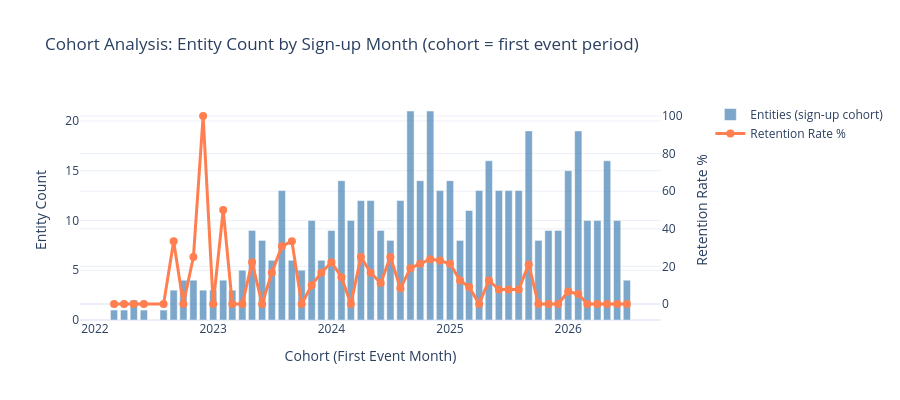

The cell this chart's notebook holds for it:
### Markdown cell above
[//]: # (cr:doc name='1c_7_cohort_analysis' id=af64a381)
## 1c.7 Cohort Analysis

**📖 Understanding Cohorts:**
- Group entities by when they first appeared (signup cohort)
- Compare behavior across cohorts
- Identify if acquisition quality changed over time

**Cohorts vs Segments:** Cohorts are time-bound groups (when entities joined), while segments are attribute-based groups (what entities are). Cohorts are fixed at signup; segments can change over time.

**Other time-based cohort ideas:**
- First purchase date (not just signup)
- First feature usage (e.g., "first mobile app use")
- Campaign/promotion exposure date
- Onboarding completion date
- Product version or pricing plan at signup time

These can be derived as custom features if your data contains the relevant timestamps.

### Code cell
# @cr:code name='analyze_cohorts' id=8157f044
# Cohort Analysis - computation and visualization
from customer_retention.stages.profiling import analyze_cohort_distribution, generate_cohort_recommendations

COHORT_RECOMMENDATIONS = []
cohort_dist = None

if ENTITY_COLUMN and not LIGHT_RUN:
    first_events = df.groupby(ENTITY_COLUMN)[TIME_COLUMN].min().reset_index()
    first_events.columns = [ENTITY_COLUMN, "first_event"]
    cohort_dist = analyze_cohort_distribution(first_events, "first_event")

    cohort_result = analyzer.analyze_cohorts(
        df, entity_column=ENTITY_COLUMN, cohort_column=TIME_COLUMN,
        target_column=TARGET_COLUMN, period="M"
    )

    print("👥 COHORT ANALYSIS")
    print("="*50)
    print(f"\nEntity Onboarding: {cohort_dist.dominant_pct:.0f}% in {cohort_dist.dominant_year}, {cohort_dist.num_years} years total")

    if len(cohort_result) > 0:
        cohort_sorted = cohort_result.sort_values("cohort")
        has_retention = "retention_rate" in cohort_sorted.columns

        fig = make_subplots(specs=[[{"secondary_y": True}]]) if has_retention else go.Figure()

        fig.add_trace(go.Bar(
            x=cohort_sorted["cohort"].astype(str), y=cohort_sorted["entity_count"],
            name="Entities (sign-up cohort)", marker_color="steelblue", opacity=0.7
        ), secondary_y=False) if has_retention else fig.add_trace(go.Bar(
            x=cohort_sorted["cohort"].astype(str), y=cohort_sorted["entity_count"],
            name="Entities (sign-up cohort)", marker_color="steelblue", opacity=0.7
        ))

        if has_retention:
            fig.add_trace(go.Scatter(
                x=cohort_sorted["cohort"].astype(str), y=cohort_sorted["retention_rate"] * 100,
                mode="lines+markers", name="Retention Rate %",
                line=dict(color="coral", width=3), marker=dict(size=8)
            ), secondary_y=True)
            fig.update_yaxes(title_text="Retention Rate %", secondary_y=True)

        fig.update_layout(
            title="Cohort Analysis: Entity Count by Sign-up Month (cohort = first event period)",
            xaxis_title="Cohort (First Event Month)", template="plotly_white", height=400
        )
        fig.update_yaxes(title_text="Entity Count", secondary_y=False) if has_retention else fig.update_yaxes(title_text="Entity Count")
        display_figure(fig)
elif LIGHT_RUN:
    print("Cohort analysis skipped (LIGHT_RUN)")

### Figure 1 — Plotly figure (JSON) as saved in the notebook; plotly's stock layout.template omitted (floating-point values rounded to 4 significant figures)
{"data": [{"marker": {"color": "steelblue"}, "name": "Entities (sign-up cohort)", "opacity": 0.7, "type": "bar", "x": ["2022-03", "2022-04", "2022-05", "2022-06", "2022-08", "2022-09", "2022-10", "2022-11", "2022-12", "2023-01", "2023-02", "2023-03", "2023-04", "2023-05", "2023-06", "2023-07", "2023-08", "2023-09", "2023-10", "2023-11", "2023-12", "2024-01", "2024-02", "2024-03", "2024-04", "2024-05", "2024-06", "2024-07", "2024-08", "2024-09", "2024-10", "2024-11", "2024-12", "2025-01", "2025-02", "2025-03", "2025-04", "2025-05", "2025-06", "2025-07", "2025-08", "2025-09", "2025-10", "2025-11", "2025-12", "2026-01", "2026-02", "2026-03", "2026-04", "2026-05", "2026-06", "2026-07"], "xaxis": "x", "y": [1, 1, 2, 1, 1, 3, 4, 4, 3, 3, 4, 3, 5, 9, 8, 6, 13, 6, 5, 10, 6, 9, 14, 10, 12, 12, 9, 8, 12, 21, 14, 21, 13, 14, 8, 11, 13, 16, 13, 13, 13, 19, 8, 9, 9, 15, 19, 10, 10, 16, 10, 4], "yaxis": "y"}, {"line": {"color": "coral", "width": 3}, "marker": {"size": 8}, "mode": "lines+markers", "name": "Retention Rate %", "type": "scatter", "x": ["2022-03", "2022-04", "2022-05", "2022-06", "2022-08", "2022-09", "2022-10", "2022-11", "2022-12", "2023-01", "2023-02", "2023-03", "2023-04", "2023-05", "2023-06", "2023-07", "2023-08", "2023-09", "2023-10", "2023-11", "2023-12", "2024-01", "2024-02", "2024-03", "2024-04", "2024-05", "2024-06", "2024-07", "2024-08", "2024-09", "2024-10", "2024-11", "2024-12", "2025-01", "2025-02", "2025-03", "2025-04", "2025-05", "2025-06", "2025-07", "2025-08", "2025-09", "2025-10", "2025-11", "2025-12", "2026-01", "2026-02", "2026-03", "2026-04", "2026-05", "2026-06", "2026-07"], "xaxis": "x", "y": [0.0, 0.0, 0.0, 0.0, 0.0, 33.33, 0.0, 25.0, 100.0, 0.0, 50.0, 0.0, 0.0, 22.22, 0.0, 16.67, 30.77, 33.33, 0.0, 10.0, 16.67, 22.22, 14.29, 0.0, 25.0, 16.67, 11.11, 25.0, 8.333, 19.05, 21.43, 23.81, 23.08, 21.43, 12.5, 9.091, 0.0, 12.5, 7.692, 7.692, 7.692, 21.05, 0.0, 0.0, 0.0, 6.667, 5.263, 0.0, 0.0, 0.0, 0.0, 0.0], "yaxis": "y2"}], "layout": {"height": 400, "title": {"text": "Cohort Analysis: Entity Count by Sign-up Month (cohort = first event period)"}, "xaxis": {"anchor": "y", "domain": [0.0, 0.94], "title": {"text": "Cohort (First Event Month)"}}, "yaxis": {"anchor": "x", "domain": [0.0, 1.0], "title": {"text": "Entity Count"}}, "yaxis2": {"anchor": "x", "overlaying": "y", "side": "right", "title": {"text": "Retention Rate %"}}}}
